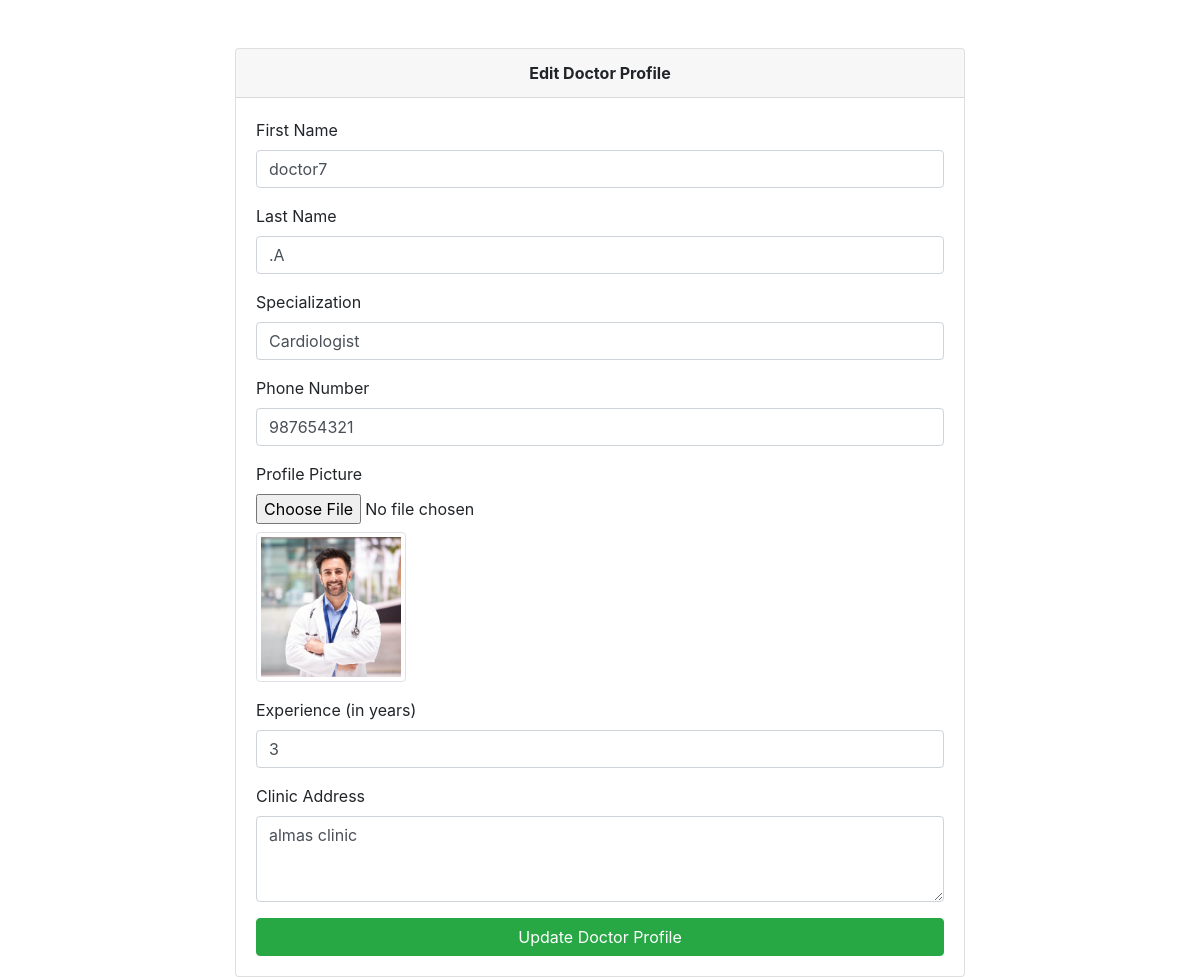
/doctor/edit/15/ (signed in), run on the app's committed database.
### clinic_mgt_app/models.py (models this page shows, shortened)
class Doctor(models.Model):
    SPECIALIZATION_CHOICES = [
        ('General Practitioner', 'General Practitioner'),
        ('Cardiologist', 'Cardiologist'),
        ('Dermatologist', 'Dermatologist'),
        ('Neurologist', 'Neurologist'),
        ('Orthopedic', 'Orthopedic'),
        ('Pediatrician', 'Pediatrician'),
        ('Psychiatrist', 'Psychiatrist'),
        ('Radiologist', 'Radiologist')
    ]
    doctor_user = models.ForeignKey(CustomUser,on_delete=models.CASCADE, null=True)
    first_name = models.CharField(max_length=100)
    last_name = models.CharField(max_length=100)
    specialization = models.CharField(max_length=100,choices=SPECIALIZATION_CHOICES)
    phone_number = models.CharField(max_length=15)
    image = models.ImageField(upload_to='image/',null=True)
    experience = models.PositiveIntegerField(help_text="Years of experience")
    clinic_address = models.TextField()
    created_at = models.DateTimeField(auto_now_add=True)
    updated_at = models.DateTimeField(auto_now=True)
    is_doctor = models.BooleanField(default=True)

### clinic_mgt_app/views.py (the view, shortened to what this page needs)
# urls.py: path('doctor/edit/<int:pk>/', views.edit_doctor, name='doctor_edit'),
@login_required
def edit_doctor(request, pk):
    doctor = get_object_or_404(Doctor, pk=pk)
    return render(request, 'doctor_edit.html', {'doctor': doctor})

### clinic_mgt_app/templates/doctor_edit.html (shortened to what this page needs)
<!DOCTYPE html>
<html lang="en">
<head>
    <link rel="stylesheet" href="https://cdn.jsdelivr.net/npm/bootstrap@4.0.0/dist/css/bootstrap.min.css">
</head>
<body>
    <div class="container mt-5">
        <div class="row justify-content-center">
            <div class="col-md-8">
                <div class="card">
                    <div class="card-header text-center font-weight-bold">Edit Doctor Profile</div>
                    <div class="card-body">
                        <form method="POST" enctype="multipart/form-data">
                            <div class="form-group">
                                <label for="first_name">First Name</label>
                                <input type="text" class="form-control" id="first_name" name="first_name" value="{{ doctor.first_name }}" required>
                            </div>
                            <div class="form-group">
                                <label for="last_name">Last Name</label>
                                <input type="text" class="form-control" id="last_name" name="last_name" value="{{ doctor.last_name }}" required>
                            </div>
                            <div class="form-group">
                                <label for="specialization">Specialization</label>
                                <input type="text" class="form-control" id="specialization" name="specialization" value="{{ doctor.specialization }}" required>
                            </div>
                            <div class="form-group">
                                <label for="phone_number">Phone Number</label>
                                <input type="text" class="form-control" id="phone_number" name="phone_number" value="{{ doctor.phone_number }}" required>
                            </div>
                            <div class="form-group">
                                <label for="image">Profile Picture</label>
                                <input type="file" class="form-control-file" id="image" name="image">
                                {% if doctor.image %}
                                <img src="{{ doctor.image.url }}" alt="Profile Picture" class="img-thumbnail mt-2" width="150">
                                {% endif %}
                            </div>
                            <div class="form-group">
                                <label for="experience">Experience (in years)</label>
                                <input type="number" class="form-control" id="experience" name="experience" value="{{ doctor.experience }}" required>
                            </div>
                            <div class="form-group">
                                <label for="clinic_address">Clinic Address</label>
                                <textarea class="form-control" id="clinic_address" name="clinic_address" rows="3" required>{{ doctor.clinic_address }}</textarea>
                            </div>
                            <button type="submit" class="btn btn-success btn-block">Update Doctor Profile</button>
                        </form>
                    </div>
                </div>
            </div>
        </div>
    </div>
</body>
</html>

### data on the page
Doctor: first_name "doctor7", last_name ".A", specialization "Cardiologist", phone_number "987654321", image (picture), experience "3", clinic_address "almas clinic"
